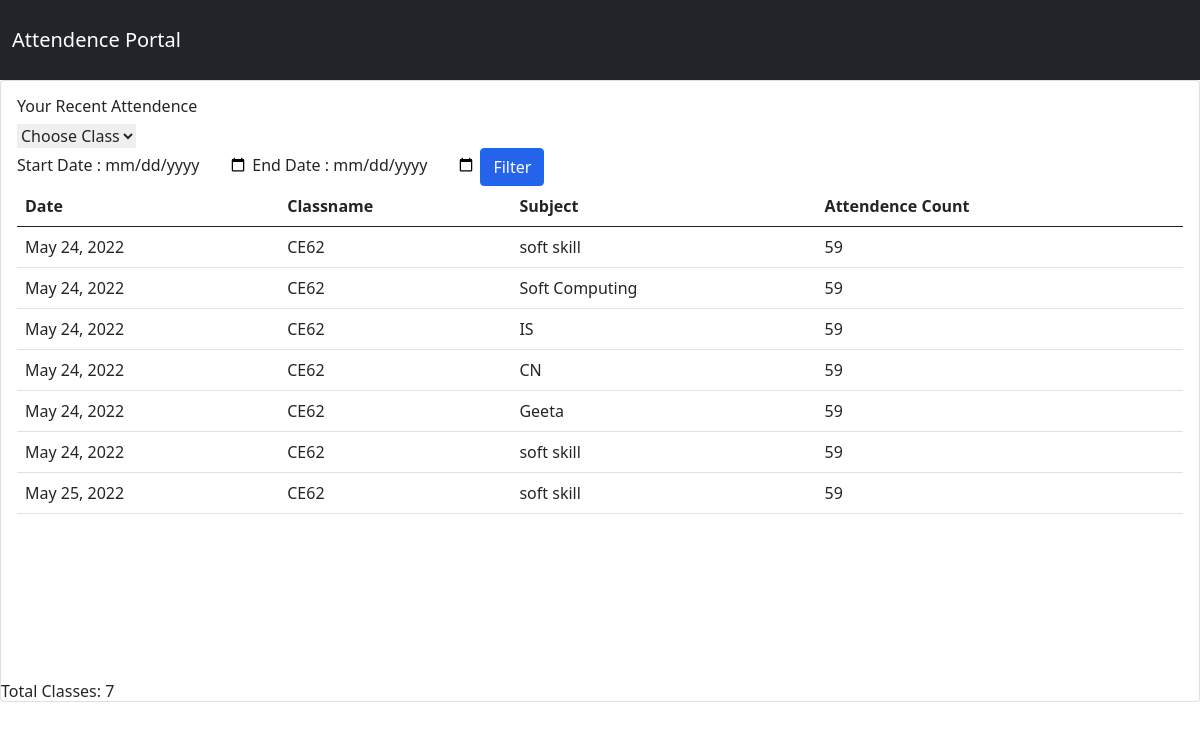
/teacher/dashboard/ (signed in), run on an earlier commit of the app's database.
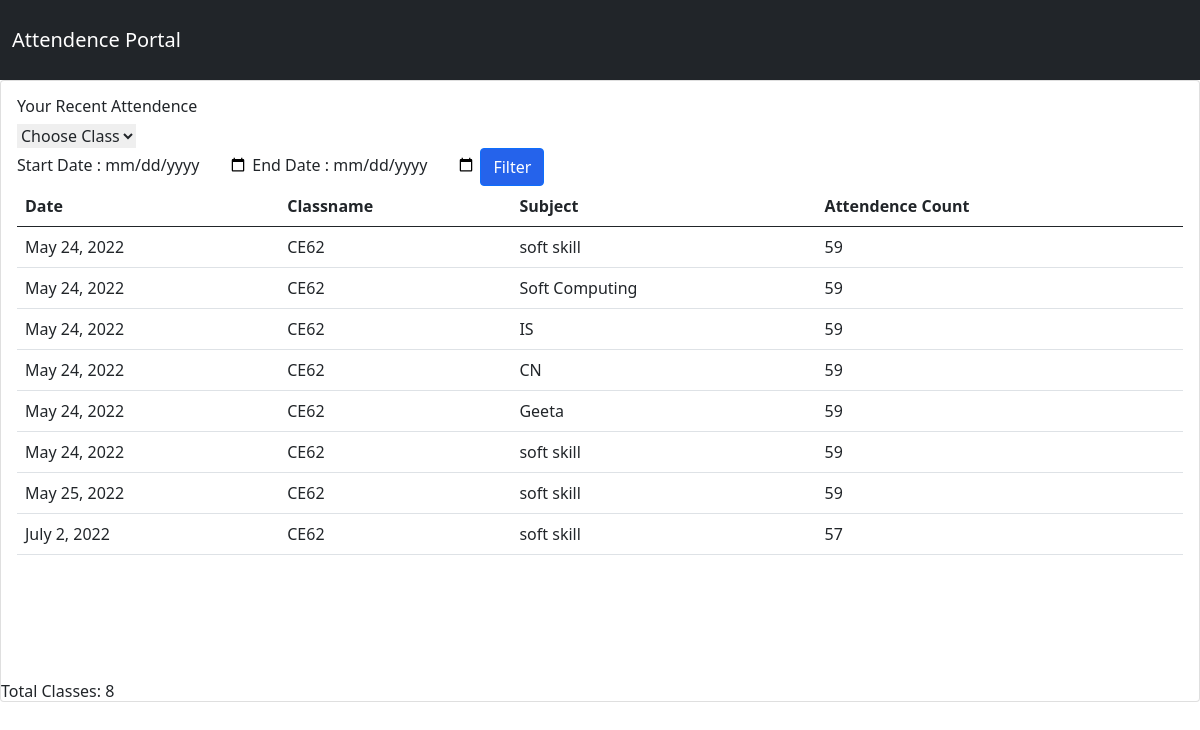
And on a later commit of the database.
### app/models.py (models this page shows)
class ClassAttendence(models.Model):
    classname = models.ForeignKey(Class,on_delete=models.CASCADE)
    subjectname = models.ForeignKey(Subject,on_delete=models.CASCADE)
    date = models.DateTimeField()
    uploaded_by = models.ForeignKey(User,on_delete=models.CASCADE,null= True)
    students_present = models.IntegerField(default=0)

class Class(models.Model):
    classname = models.CharField(max_length=20)
    def __str__(self):
        return (self.classname)

class Subject(models.Model):
    subjectname = models.CharField(max_length=20)
    classname = models.ForeignKey(Class,on_delete=models.CASCADE)
    teacher = models.ForeignKey(User, on_delete=models.CASCADE, )
    def __str__(self):
        return (self.subjectname)

### app/views.py (the view)
# urls.py: path('teacher/dashboard/', views.TeacherDashboard, name="teacher-dashboard"),
def TeacherDashboard(request):
    classes = Class.objects.all()
    attendence = ClassAttendence.objects.filter(uploaded_by=request.user).reverse()
    if request.method == 'POST':
        startdate = request.POST.get('startdate')
        enddate = request.POST.get('enddate')
        attendence = ClassAttendence.objects.filter(uploaded_by=request.user).filter(date__range=[startdate, enddate])
    return render(request, 'teacherDashboard.html', {'attendence': attendence, 'classes': classes})

### app/templatetags/teachertags.py (called while the page is built)
@register.filter(name='has_group')
def has_group(user, group_name):
    return user.groups.filter(name=group_name).exists()

### app/templates/teacherDashboard.html (shortened to what this page needs)
{% extends 'base.html' %}
{% load static %}
{% block body %}
<div class="card transictions">
                    <div class="card-body">
                        <h4 class="card-title">Your Recent Attendence</h4>
                        <form method="get" action='/classfilter' id='class-filter'>
                            <select class="custom-select" id="inputGroupSelect01" name="classname" placeholder="Filter" onChange="document.getElementById('class-filter').submit();" >
                            <option selected>Choose Class</option>
                          </select>
                          </form>
                          <form class="form" action="/teacher/dashboard/" method="post">
                            <label>Start Date : </label>
                            <input type="date" name="startdate"  />
                            <label>End Date : </label>
                            <input type="date" name="enddate"  />
                            <button class="btn btn-primary bg-blue-600 " type="submit">Filter </button>
                            </form>
                        <div class="table-responsive"  style="height : 60vh;overflow-y:scroll">
                            <table class="table" name="table">
                                <thead>
                                    <tr>
                                        <th>Date</th>
                                        <th>Classname</th>
                                        <th>Subject</th>
                                        <th>Attendence Count</th>
                                    </tr>
                                </thead>
                                <tbody>
                                  {% for data in attendence %}
                                    <tr>
                                        <td>{{data.date.date}}</td>
                                        <td>{{data.classname}}</td>
                                        <td>{{data.subjectname}}</td>
                                        <td>{{data.students_present}}</td>
                                    </tr>
                                    {% endfor %}
                                </tbody>
                            </table>
                        </div>
                    </div>
                    <h5 class="total" >Total Classes: {{attendence | length}}</h5>
                </div>
{% endblock body %}

What changed in the data, as far as the page shows it:
added ClassAttendence: date "July 2, 2022", classname "CE62", subjectname "soft skill", students_present "57"
Also different on the page:
{{ attendence | length }}: "7" → "8"
